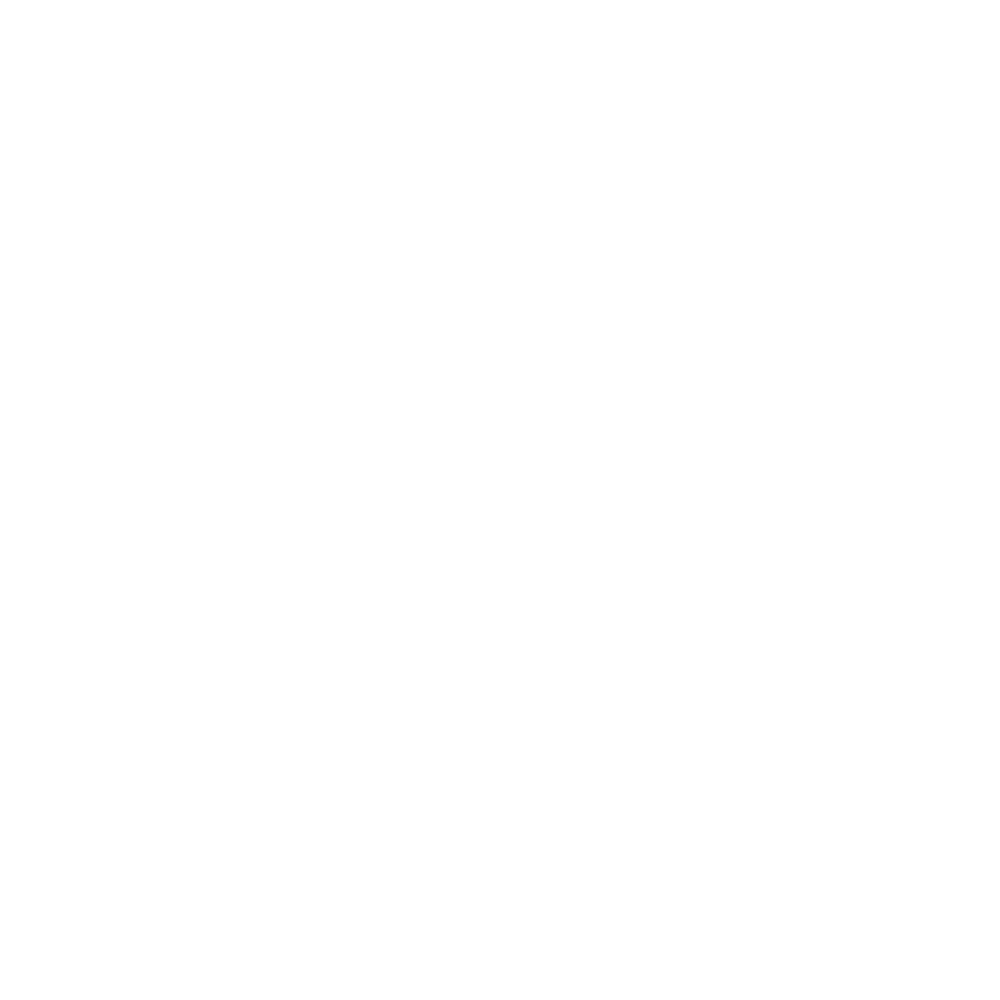
Frame 1 (no input)
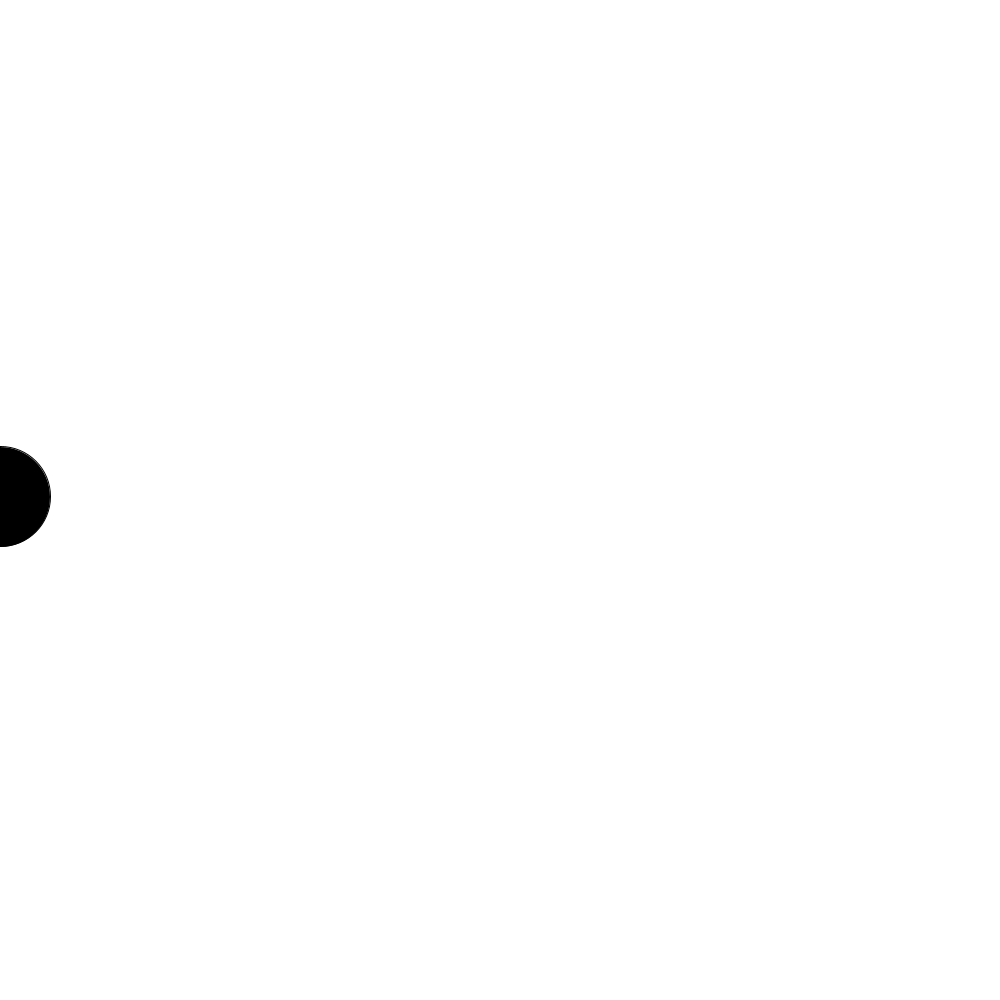
Frame 60 (the mouse pressed at the canvas centre just before this capture)
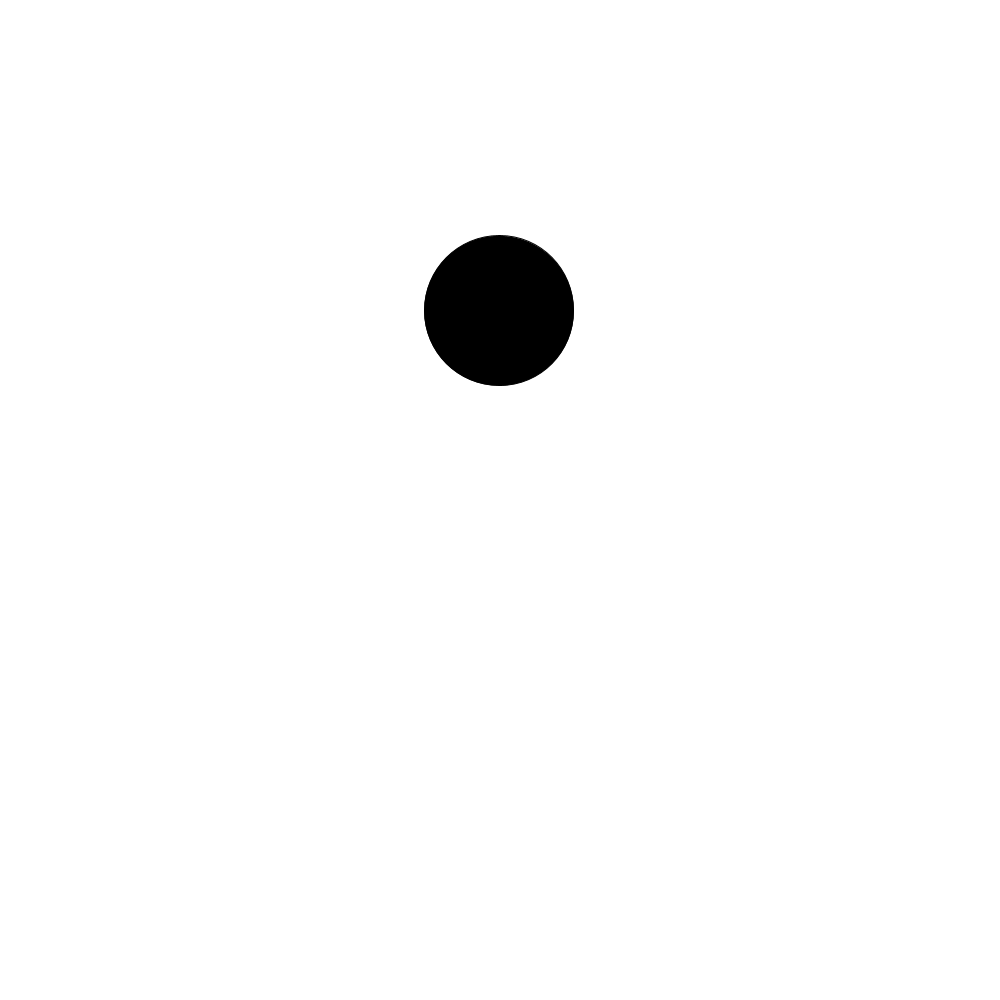
Frame 120 (the mouse held since frame 60 and released just before this capture)

The Processing sketch that drew these frames (run headless with seeded random() and noise(); from frame 60 on, the mouse is pressed at the canvas centre):

// Processing sketch: processing_160419
// ── processing_160419.pde

//Without the help of these guys I wouldnt' understand this
//http://processing.org/discourse/beta/num_1262100117.html

float x;
float y;
float yS = 200;
float ySpeed; 

float eMouseX;
float ease = 0.1;

float gravity = 1;
float fric = 0.85;
float diam;

void setup() {
  y=yS;
  size(1000, 1000);
  smooth();
}

void draw() {
  
background(255);

float targetX = mouseX;
float dx = targetX - eMouseX;
if(abs(dx) > 1) {
  eMouseX +=dx * ease;
  }

fill(0);
ellipse(x, y, diam, diam);

 ySpeed += gravity - (mouseY/250);
 
 y += ySpeed;
 
 if ((eMouseX/10) < (width/10)){
  diam=(width/10)+(eMouseX/10);
}

//impact Y

  if (y > height-(diam/2)) {
    ySpeed *= -fric;
    y = height-diam/2;
  }
  if (y < diam/2){
    ySpeed *= -fric;
    y = diam/2;
  }
  
  if (eMouseX < (width-(diam/2)) && eMouseX > (diam/2)) {
    x=eMouseX;
}

}
